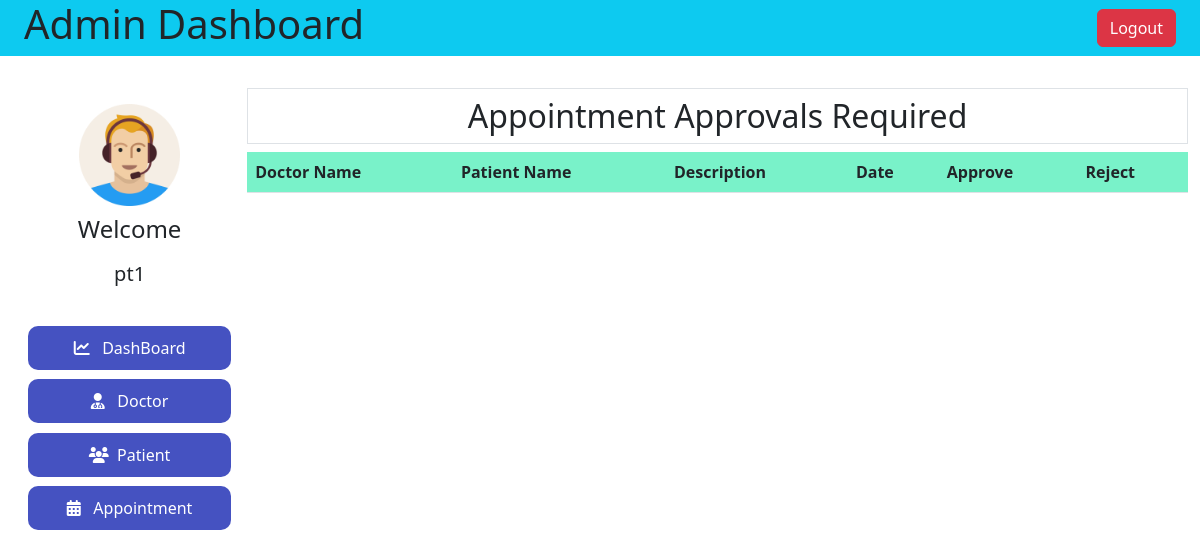
The page /admin-approvel-appointment/ (signed in) on the database as committed earlier.
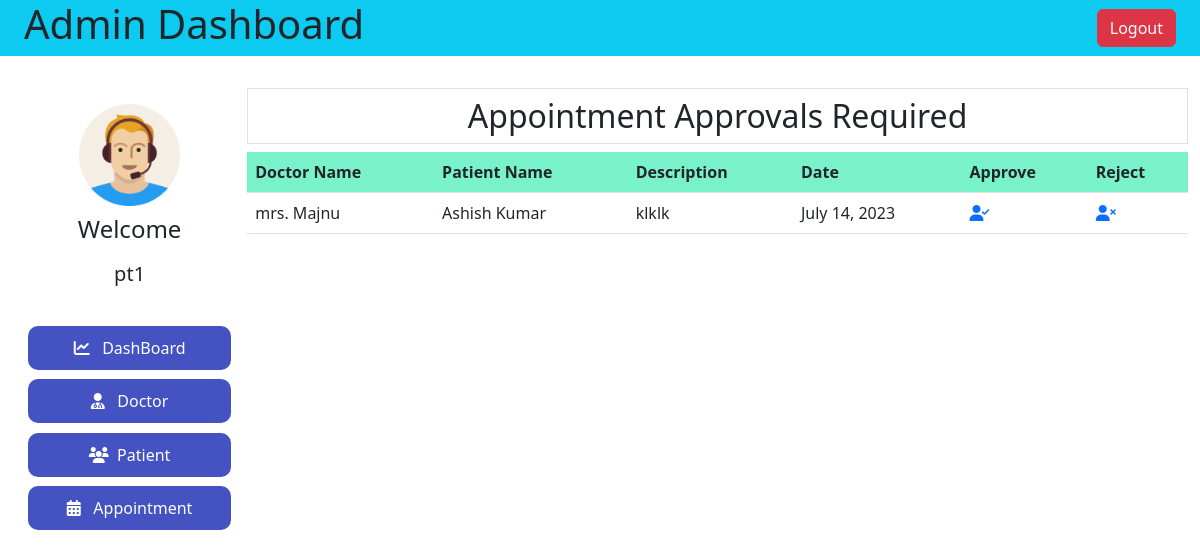
The same page on the database as committed later.
### hospital/models.py (models this page shows, shortened)
class Appointment(models.Model):
    patientId = models.PositiveIntegerField(null=True)
    doctorId = models.PositiveIntegerField(null=True)
    patientName = models.CharField(max_length=40, null=True)
    doctorName = models.CharField(max_length=40, null=True)
    appointmentDate = models.DateField(auto_now=True)
    description = models.TextField(max_length=500)
    status = models.BooleanField(default=False)

### hospital/views.py (the view)
# urls.py: path('admin-approvel-appointment/',ViewAdminApprovelAppointment,name='adminApprovelAppointment'),
@login_required(login_url='adminlogin')
def ViewAdminApprovelAppointment(request):
    appointment = Appointment.objects.all().filter(status=False)
    return render(request,'hospital/adminApprovelAppointment.html',locals())

### templates/hospital/adminApprovelAppointment.html
{% extends 'hospital/adminDashboard.html' %}
{% block adminDashBoard %}
<h2 class="text-center p-2 border"> Appointment Approvals Required</h2>
<table class="table table-striped table-hover">
    <tr class="bg-info" >
        <th >Doctor Name</th>
        <th>Patient Name</th>
        <th>Description</th>
        <th>Date</th>
        <th>Approve</th>
        <th>Reject</th>
    </tr>
    {% for app in appointment %}
        <tr>
        <td>{{app.doctorName}}</td>
        <td>{{app.patientName}}</td>
        <td>{{app.description}}</td>
        <td>{{app.appointmentDate}}</td>
        <td><a href="{% url 'AppointmentApprove' app.id %}"><i class="fa-solid fa-user-check "></i></a></td>
        <td><a href="{% url 'AppointmentReject' app.id %}"><i class="fa-solid fa-user-xmark"></i></a></td>
        </tr>
    {% endfor %}
</table>
{% endblock adminDashBoard %}

Rows that differ between the two databases and show on the page:
added Appointment: doctorName "mrs. Majnu", patientName "Ashish Kumar", description "klklk", appointmentDate "July 14, 2023"
